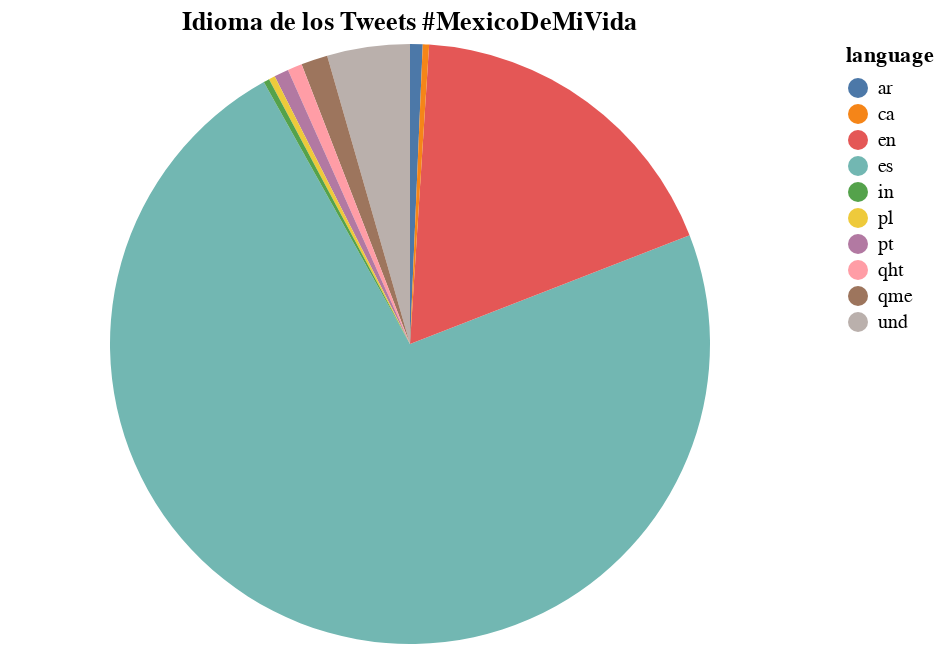

The notebook cell saved with this chart:
### Code cell
#Gráfica de los idiomas de los tweets en #MexicoDeMiVida

alt.Chart(mxn_ln).mark_arc().encode(
    theta=alt.Theta(field="count", type="quantitative"),
    color=alt.Color(field="language", type="nominal"),
).properties(
    title="Idioma de los Tweets #MexicoDeMiVida"
)

### Figure 1 — Vega-Lite specification as saved in the notebook (floating-point values rounded to 4 significant figures)
{"config": {"view": {"continuousWidth": 400, "continuousHeight": 300}}, "data": {"name": "data-9ec7cba8757c3ff33e6fdf2676d0374b"}, "mark": "arc", "encoding": {"color": {"field": "language", "type": "nominal"}, "theta": {"field": "count", "type": "quantitative"}}, "title": "Idioma de los Tweets #MexicoDeMiVida", "$schema": "https://vega.github.io/schema/vega-lite/v4.17.0.json", "datasets": {"data-9ec7cba8757c3ff33e6fdf2676d0374b": [{"language": "es", "count": 2795}, {"language": "en", "count": 694}, {"language": "und", "count": 171}, {"language": "qme", "count": 55}, {"language": "qht", "count": 30}, {"language": "pt", "count": 30}, {"language": "ar", "count": 26}, {"language": "pl", "count": 13}, {"language": "ca", "count": 13}, {"language": "in", "count": 12}]}}
